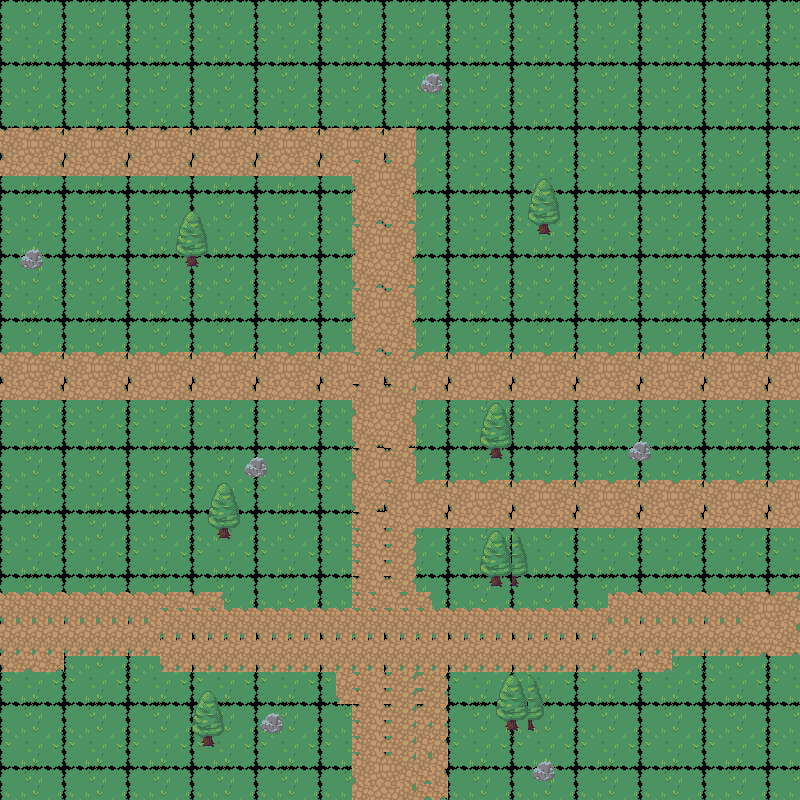

Tiled map render using the project's own tile images. Description and the map definition, with tile-layer contents summarised, below:
An orthogonal 50x50 tile map with 16x16 px tiles, 2 tile layers (Background, chemin) and 2 objects (player).

<map version="1.10" tiledversion="1.10.1" orientation="orthogonal" renderorder="right-down" width="50" height="50" tilewidth="16" tileheight="16" infinite="0" nextlayerid="5" nextobjectid="27">
 <tileset firstgid="1" source="nature.tsx" />
 <layer id="1" name="Background" width="50" height="50">
  <data>[2500 cells, 2500 non-empty, 16 distinct tile ids]</data>
 </layer>
 <layer id="2" name="chemin" width="50" height="50">
  <data>[2500 cells, 747 non-empty, 28 distinct tile ids]</data>
 </layer>
 <objectgroup id="4" name="objet">
  <object id="25" name="player" x="385.471" y="381.517">
   <point />
  </object>
  <object id="26" x="688.905" y="90.9316">
   <point />
  </object>
 </objectgroup>
</map>
